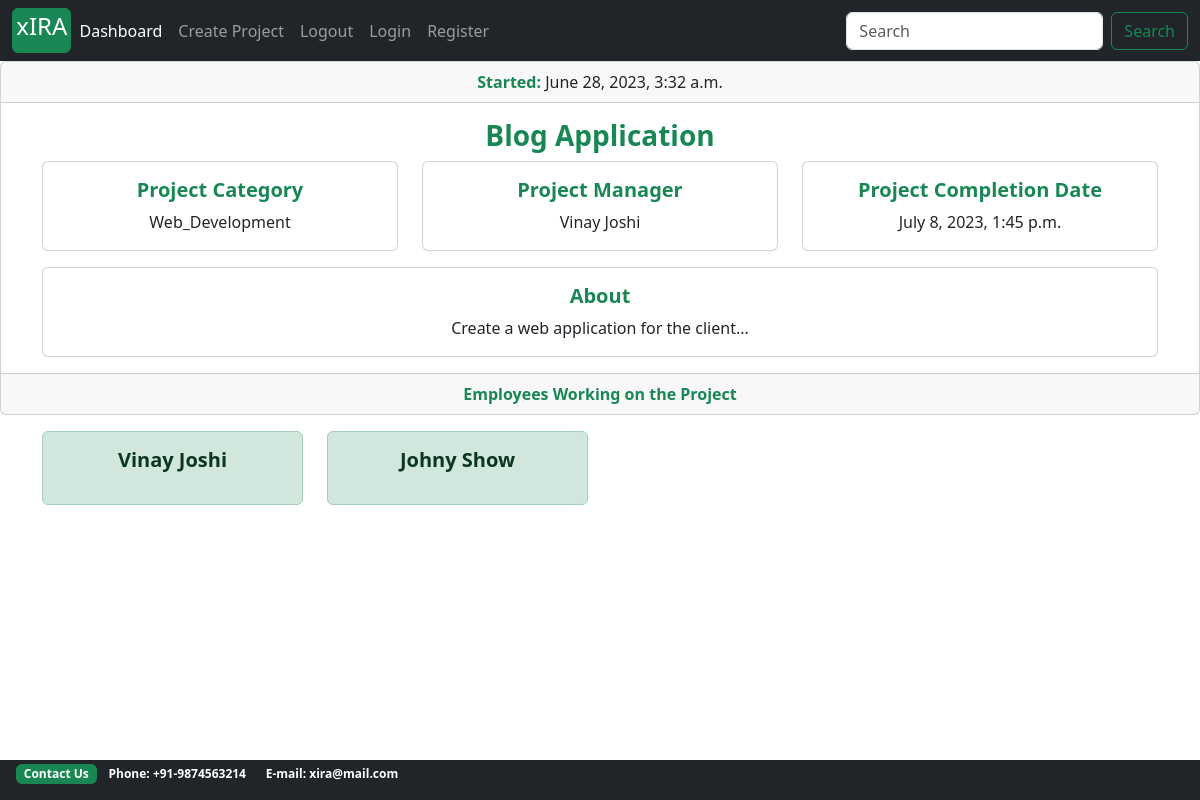
/project/project_detail/13/, run on an earlier commit of the app's database.
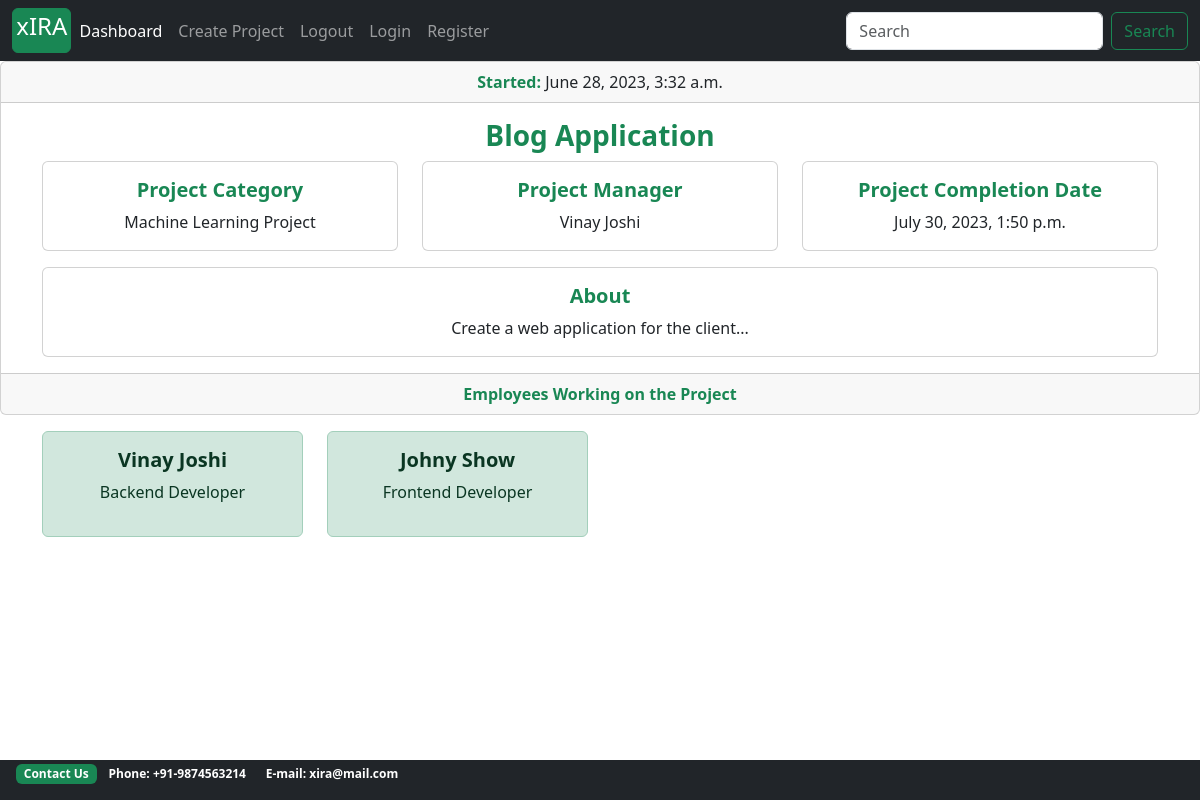
And on a later commit of the database.
### projects/models.py (models this page shows, shortened)
class Project(models.Model):
    project_name         = models.CharField(max_length=30)
    project_description  = models.TextField(max_length=600, blank=True)
    project_category     = models.CharField(max_length=30, choices=choices)
    project_manager      =  models.ForeignKey(ProjectManager, on_delete=models.SET_NULL, null=True)
    assignees            =  models.ManyToManyField(Account)
    start_date           = models.DateTimeField(auto_now_add=True)
    estimated_end_date   = models.DateTimeField()

### accounts/models.py (models this page shows, shortened)
class ProjectManager(models.Model):
    project_manager = models.OneToOneField(Account, on_delete=models.CASCADE)
    domain          = models.CharField(max_length=40, choices=choices_1)

class Account(AbstractBaseUser):
    first_name           = models.CharField(max_length=50)
    last_name            = models.CharField(max_length=50)
    work_email           = models.EmailField(max_length=100, unique=True)
    contact_number       = models.CharField(max_length=50)
    work_profile         = models.CharField(max_length=30, choices=choices)
    date_joined     = models.DateTimeField(auto_now_add=True)
    last_login      = models.DateTimeField(auto_now_add=True)
    is_admin        = models.BooleanField(default=False)
    is_staff        = models.BooleanField(default=False)
    is_active        = models.BooleanField(default=False)
    is_superadmin        = models.BooleanField(default=False)
    USERNAME_FIELD = 'work_email'
    REQUIRED_FIELDS = ['first_name', 'last_name']
    objects = MyAccountManager()
    def __str__(self):
        return f'{self.first_name} {self.last_name}'

### projects/views.py (the view)
# urls.py: path('project_detail/<int:project_id>/', views.project_detail, name='project_detail'),
def project_detail(request, project_id):
    project = get_object_or_404(Project, id=project_id)
    context = {
        'project': project
    }
    return render(request, 'project_detail.html', context)

### projects/forms.py
class ProjectCreationForm(forms.ModelForm):
    class Meta:
        model = Project
        fields = ('project_name', 'project_category', 'project_description', 'estimated_end_date')
        widgets = {
            'project_name': forms.TextInput(attrs={'class': 'form-control',  }),
            'project_category': forms.Select(attrs={'class': 'form-control', }),
            'project_description': forms.Textarea(attrs={'class': 'form-control', 'rows':4, 'cols':15}),
        }

### projects/context_processors.py (called while the page is built)
def create_project_form(request):
    form = ProjectCreationForm()
    context = {
        'project_creation_form': form
    }
    return context

### templates/project_detail.html
{% extends 'base.html' %}
{% block content %}
<div class="card text-center">
  <div class="card-header">
     <strong class="text-success">Started:</strong> {{project.start_date}}
  </div>
  <div class="card-body">
    <h3 class="card-title text-success"><strong>{{project.project_name}}</strong></h3>
    <div class="container">
        <div class="row">
          <div class="col-sm-4" style="">
              <div class="card">
                <div class="card-body">
                  <h5 class="card-title text-success"><strong>Project Category</strong></h5>
                  {{project.project_category}}
                </div>
              </div>
          </div>
          <div class="col-sm-4" style="">
              <div class="card">
                <div class="card-body">
                  <h5 class="card-title text-success"><strong>Project Manager</strong></h5>
                    {{project.project_manager.project_manager}}
                </div>
              </div>
          </div>
          <div class="col-sm-4" style="">
              <div class="card">
                <div class="card-body">
                  <h5 class="card-title text-success"><strong>Project Completion Date</strong></h5>
                    {{project.estimated_end_date}}
                </div>
              </div>
          </div>
      </div>
    </div>
    <div class="container mt-3">
        <div class="row">
          <div class="col-sm-12" style="">
              <div class="card">
                <div class="card-body">
                  <h5 class="card-title text-success"><strong>About</strong></h5>
                  {{project.project_description}}
                </div>
              </div>
          </div>
      </div>
    </div>
  </div>
  <div class="card-footer text-muted">
      <strong class="text-success">Employees Working on the Project</strong>
  </div>
</div>
<div class="container mt-3">
        <div class="row">
        {% for employee in project.assignees.all %}
            <div class="col-sm-3" style="">
              <div class="alert alert-success" role="alert">
                  <h5 class="alert-heading text-center"><strong>{{employee}}</strong></h5>
                  <p class="text-center">{{employee.work_profile}}</p>
                </div>
          </div>
        {% endfor %}
        </div>
</div>
{% endblock %}

What changed in the data, as far as the page shows it:
changed Project "Blog Application": project_category "Web_Development" → "Machine Learning Project"; estimated_end_date "July 8, 2023, 1:45 p.m." → "July 30, 2023, 1:50 p.m."
changed Account "Vinay Joshi": work_profile (not shown) → "Backend Developer"
changed Account "Johny Show": work_profile (not shown) → "Frontend Developer"
